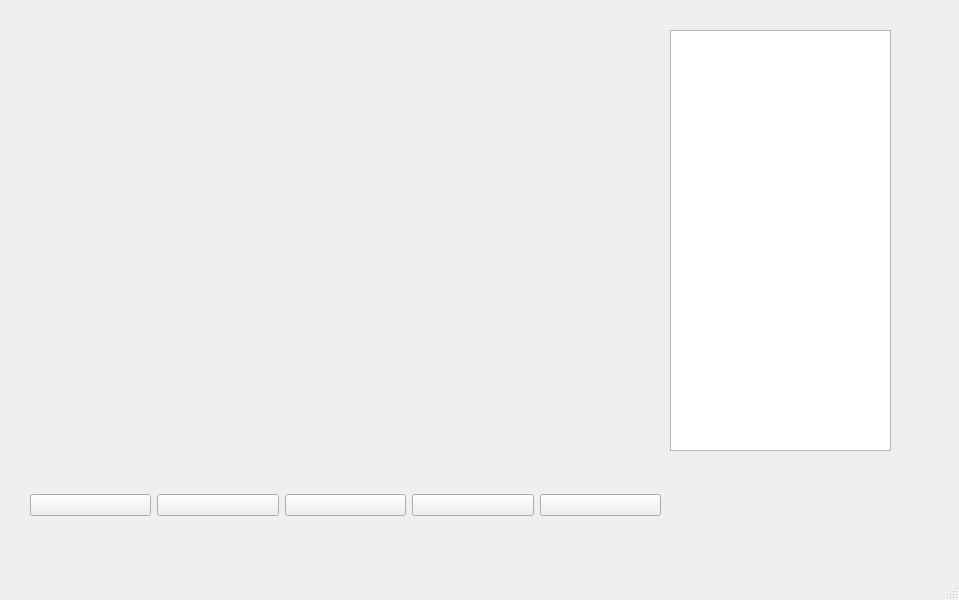
<?xml version="1.0" encoding="UTF-8"?>
<ui version="4.0">
 <class>MainWindow</class>
 <widget class="QMainWindow" name="MainWindow">
  <property name="geometry">
   <rect>
    <x>0</x>
    <y>0</y>
    <width>959</width>
    <height>600</height>
   </rect>
  </property>
  <property name="windowTitle">
   <string>MainWindow</string>
  </property>
  <widget class="QWidget" name="centralwidget">
   <widget class="QWidget" name="widget" native="true">
    <property name="geometry">
     <rect>
      <x>30</x>
      <y>470</y>
      <width>631</width>
      <height>71</height>
     </rect>
    </property>
    <layout class="QHBoxLayout" name="horizontalLayout">
     <item>
      <widget class="QPushButton" name="prebtn">
       <property name="text">
        <string/>
       </property>
      </widget>
     </item>
     <item>
      <widget class="QPushButton" name="stopandbfbtn">
       <property name="text">
        <string/>
       </property>
      </widget>
     </item>
     <item>
      <widget class="QPushButton" name="netbtn">
       <property name="text">
        <string/>
       </property>
      </widget>
     </item>
     <item>
      <widget class="QPushButton" name="moshibtn">
       <property name="text">
        <string/>
       </property>
      </widget>
     </item>
     <item>
      <widget class="QPushButton" name="musiclistbtn">
       <property name="text">
        <string/>
       </property>
      </widget>
     </item>
    </layout>
   </widget>
   <widget class="QListWidget" name="mclist">
    <property name="geometry">
     <rect>
      <x>670</x>
      <y>30</y>
      <width>221</width>
      <height>421</height>
     </rect>
    </property>
   </widget>
  </widget>
  <widget class="QMenuBar" name="menubar">
   <property name="geometry">
    <rect>
     <x>0</x>
     <y>0</y>
     <width>959</width>
     <height>21</height>
    </rect>
   </property>
  </widget>
  <widget class="QStatusBar" name="statusbar"/>
 </widget>
 <resources/>
 <connections/>
</ui>
